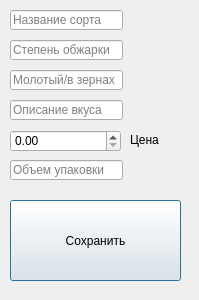
<?xml version="1.0" encoding="UTF-8"?>
<ui version="4.0">
 <class>dialog</class>
 <widget class="QDialog" name="dialog">
  <property name="geometry">
   <rect>
    <x>0</x>
    <y>0</y>
    <width>199</width>
    <height>300</height>
   </rect>
  </property>
  <property name="windowTitle">
   <string>Добавить/редактировать кофе</string>
  </property>
  <widget class="QLineEdit" name="nameEdit">
   <property name="geometry">
    <rect>
     <x>10</x>
     <y>10</y>
     <width>113</width>
     <height>20</height>
    </rect>
   </property>
   <property name="placeholderText">
    <string>Название сорта</string>
   </property>
  </widget>
  <widget class="QLineEdit" name="roastDegreeEdit">
   <property name="geometry">
    <rect>
     <x>10</x>
     <y>40</y>
     <width>113</width>
     <height>20</height>
    </rect>
   </property>
   <property name="placeholderText">
    <string>Степень обжарки</string>
   </property>
  </widget>
  <widget class="QLineEdit" name="descriptionEdit">
   <property name="geometry">
    <rect>
     <x>10</x>
     <y>100</y>
     <width>113</width>
     <height>20</height>
    </rect>
   </property>
   <property name="placeholderText">
    <string>Описание вкуса</string>
   </property>
  </widget>
  <widget class="QDoubleSpinBox" name="priceEdit">
   <property name="geometry">
    <rect>
     <x>10</x>
     <y>130</y>
     <width>111</width>
     <height>22</height>
    </rect>
   </property>
   <property name="maximum">
    <double>1000.000000000000000</double>
   </property>
   <property name="value">
    <double>0.000000000000000</double>
   </property>
  </widget>
  <widget class="QLabel" name="label">
   <property name="geometry">
    <rect>
     <x>130</x>
     <y>130</y>
     <width>51</width>
     <height>20</height>
    </rect>
   </property>
   <property name="text">
    <string>Цена</string>
   </property>
  </widget>
  <widget class="QLineEdit" name="packageSizeEdit">
   <property name="geometry">
    <rect>
     <x>10</x>
     <y>160</y>
     <width>113</width>
     <height>20</height>
    </rect>
   </property>
   <property name="placeholderText">
    <string>Объем упаковки</string>
   </property>
  </widget>
  <widget class="QPushButton" name="saveButton">
   <property name="geometry">
    <rect>
     <x>10</x>
     <y>200</y>
     <width>171</width>
     <height>81</height>
    </rect>
   </property>
   <property name="text">
    <string>Сохранить</string>
   </property>
  </widget>
  <widget class="QLineEdit" name="groundOrBeansEdit">
   <property name="geometry">
    <rect>
     <x>10</x>
     <y>70</y>
     <width>113</width>
     <height>20</height>
    </rect>
   </property>
   <property name="placeholderText">
    <string>Молотый/в зернах</string>
   </property>
  </widget>
 </widget>
 <resources/>
 <connections/>
</ui>
